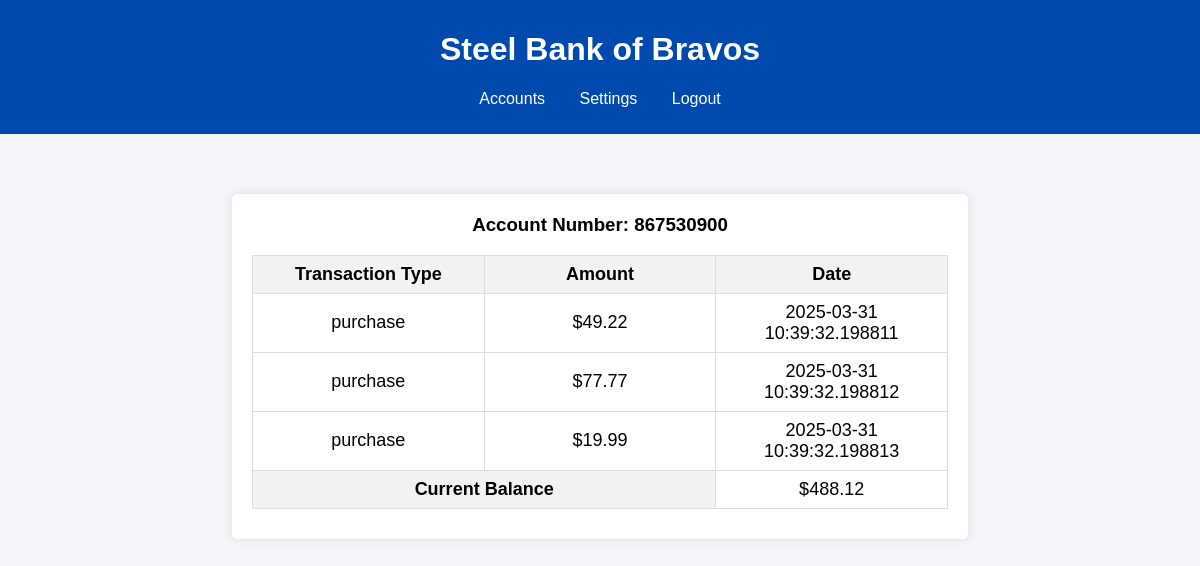
The page /accounts/867530900 (signed in) on the database its author committed.
### app/models.py (models this page shows)
class Accounts(db.Model):
    __tablename__ = 'Accounts'
    id = db.Column(db.Integer, primary_key=True, autoincrement=True)
    user_id = db.Column(db.Integer, db.ForeignKey("User.id"))
    acc_type = db.Column(db.String, nullable=False)
    number = db.Column(db.String, unique=True, nullable=False)
    balance = db.Column(db.Float, nullable=False)

class Transactions(db.Model):
    __tablename__ = 'Transactions'
    id = db.Column(db.Integer, primary_key=True, autoincrement=True)
    acc_id = db.Column(db.Integer, db.ForeignKey("Accounts.id"))
    trans_type = db.Column(db.String, nullable=False)
    amount = db.Column(db.Float, nullable=False)
    date = db.Column(db.DateTime, nullable=False)

### app/auth/auth.py (the view)
@auth.route("/accounts", methods=["GET","POST"],defaults={'acc_num':None})
@auth.route("/accounts/<path:acc_num>", methods=["GET","POST"])
@login_required
def accounts(acc_num):
    if acc_num == None:
        accs = Accounts.query.filter_by(user_id=current_user.id).all()
        return render_template("accounts.html",accs=accs)
    else:
        cur_acc = Accounts.query.filter_by(user_id=current_user.id, number=acc_num).first()
        if cur_acc == None:
            flash("Account not found.")
            return redirect(url_for("auth.accounts"))
        acc_trans = Transactions.query.filter_by(acc_id=cur_acc.id).all()
        return render_template("accounts.html",acc=cur_acc, trans=acc_trans)

### app/templates/accounts.html (shortened to what this page needs)
{% extends "base.html" %}
{% block content %}
{% if accs %}
<main>
    <h2 class="welcome">Welcome {{current_user.first_name}}!</h2>
    <section id="accounts">
        <h3>Accounts Overview</h3>
        <table id="account-table">
        <thead>
            <tr>
                <th>Account Type</th>
                <th>Account Number</th>
                <th>Balance</th>
            </tr>
        </thead>
        <tbody>
            {% if accs == None %}
                <tr>
                    <td colspan="3">No accounts found for user</td>
                </tr>
            {% else %}
                {% for acc in accs %}
                    <tr>
                        <td>{{acc.acc_type}}</td>
                        <td><a href="{{ url_for('auth.accounts',acc_num=acc.number)}}">{{acc.number}}</a></td>
                        <td>${{acc.balance}}</td>
                    </tr>
                {% endfor %}
            {% endif %}
        <tbody>
        </table>
    </section>
</main>
{% elif trans %}
<main class="trans">
    <section id="transaction">
        <h3>Account Number:  {{acc.number}}</h3>
        <table id="trans-table">
        <thead>
            <tr>
                <th>Transaction Type</th>
                <th>Amount</th>
                <th>Date</th>
            </tr>
        </thead>
        <tbody>
            {% if trans == None %}
                <tr>
                    <td colspan="3">No transactions found for this account</td>
                </tr>
            {% else %}
                {% for t in trans %}
                    <tr>
                        <td>{{t.trans_type}}</td>
                        <td>${{t.amount}}</td>
                        <td>{{t.date}}</td>
                    </tr>
                {% endfor %}
            {% endif %}
        </tbody>
        <tfoot>
            <tr>
                <th colspan=2>Current Balance</th>
                <td>${{acc.balance}}</td>
            </tr>
        </tfoot>
        </table>
    </section>
</main>
{% else %}
<main class="trans">No account information present</main>
{% endif %}
{% endblock %}

### app/static/css/base.css (style rules this page uses)
body { font-family: Arial, sans-serif; margin: 0; padding: 0; background-color: #f4f4f9; }
h3 { margin-top:0; }
main.trans { padding: 20px 20px 0 20px; display: flex; justify-content: center; align-items: center; }
#transaction { width: 60%; margin: 40px; background-color: white; padding: 20px; border-radius: 5px; box-shadow: 0 0 10px rgba(0, 0, 0, 0.1); }
#trans-table { width:100%; border-collapse: collapse; margin: 10px 0; }
#trans-table th, #trans-table td { font-size: 18px; width: 33%; border: 1px solid #ddd; padding: 8px; text-align: center; }
#trans-table th { background-color: #f2f2f2; }

### rows shown on the page
Accounts: number "867530900", balance "488.12"
Transactions: trans_type "purchase", amount "49.22", date "2025-03-31 10:39:32.198811"
Transactions: trans_type "purchase", amount "77.77", date "2025-03-31 10:39:32.198812"
Transactions: trans_type "purchase", amount "19.99", date "2025-03-31 10:39:32.198813"
